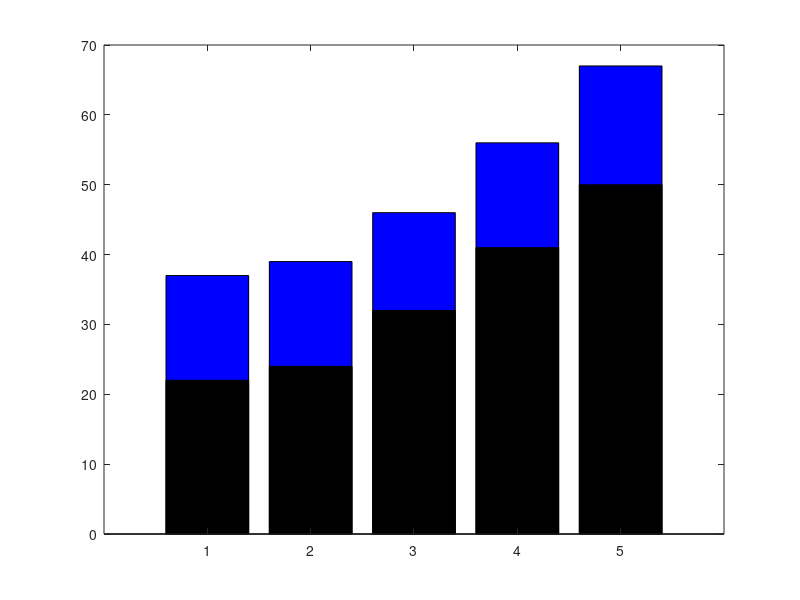

The MATLAB source for this figure: (Note: this script raises an error after producing the figure.)

month = [1 2 3 4 5];
temp_high = [37 39 46 56 67];
temp_low = [22 24 32 41 50];


bar(month,temp_high,'blue')
hold on
b=bar(month,temp_low,'black');
b.BarWidth=0.6;
legend('High','Low',Location='northwest')
hold off